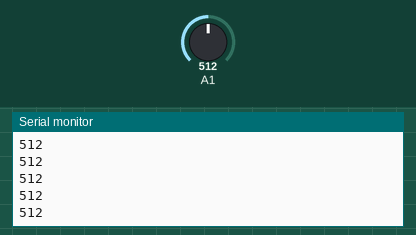
Bench run of a sketch on a simulated Arduino Uno, built with avr-gcc and run on an emulated ATmega328P. Shown: the last lines printed to the serial monitor. Inputs (shaded band) come from the test bench; at power-on: A1 = 512.

Above: at 1.2 s.
1.3 s: A1 set to 716
At 1.38 s:
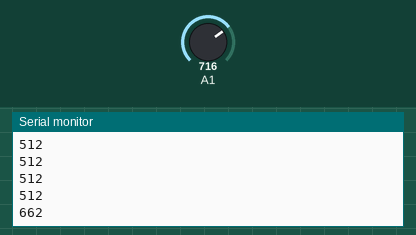
2.8 s: A1 set to 900
At 2.87 s:
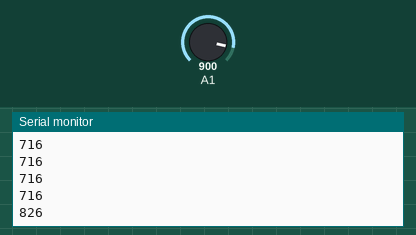
Timing chart, 0 to 5.8 s (numbered marks = the images above; inputs shaded):
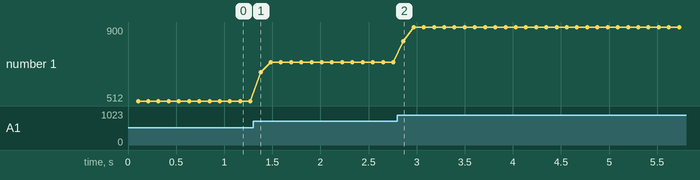

Measured:
- after the input at 1.3 s, the serial monitor: prints a new line after 0.08 s (image 1)
- after the input at 2.8 s, the serial monitor: prints a new line after 0.06 s (image 2)
- plotted number 1: 512 → 716 after the input at 1.3 s, 716 → 900 after the input at 2.8 s

The sketch:

potentiometertest.ino
```cpp
int val = 0;
int siz = 50;
int runav[50];
int i = 0;
int ctr = 0;
long fullav = 0;

void setup() {
  // put your setup code here, to run once:
  Serial.begin(115200);
  for(i=0;i<siz;i++){
    runav[i] = 0;
  }
}

void loop() {
  // put your main code here, to run repeatedly:
  val = analogRead(15);
  //Serial.println(val);
  runav[ctr]=val;

  ctr++;
  if(ctr >= siz){
    ctr = 0;
    for(i=0;i<siz;i++){
      fullav = fullav + runav[i];
    }
    //Serial.println(val);
    Serial.println(fullav/siz);
    fullav=0;
  }
  delay(2);
}
```
